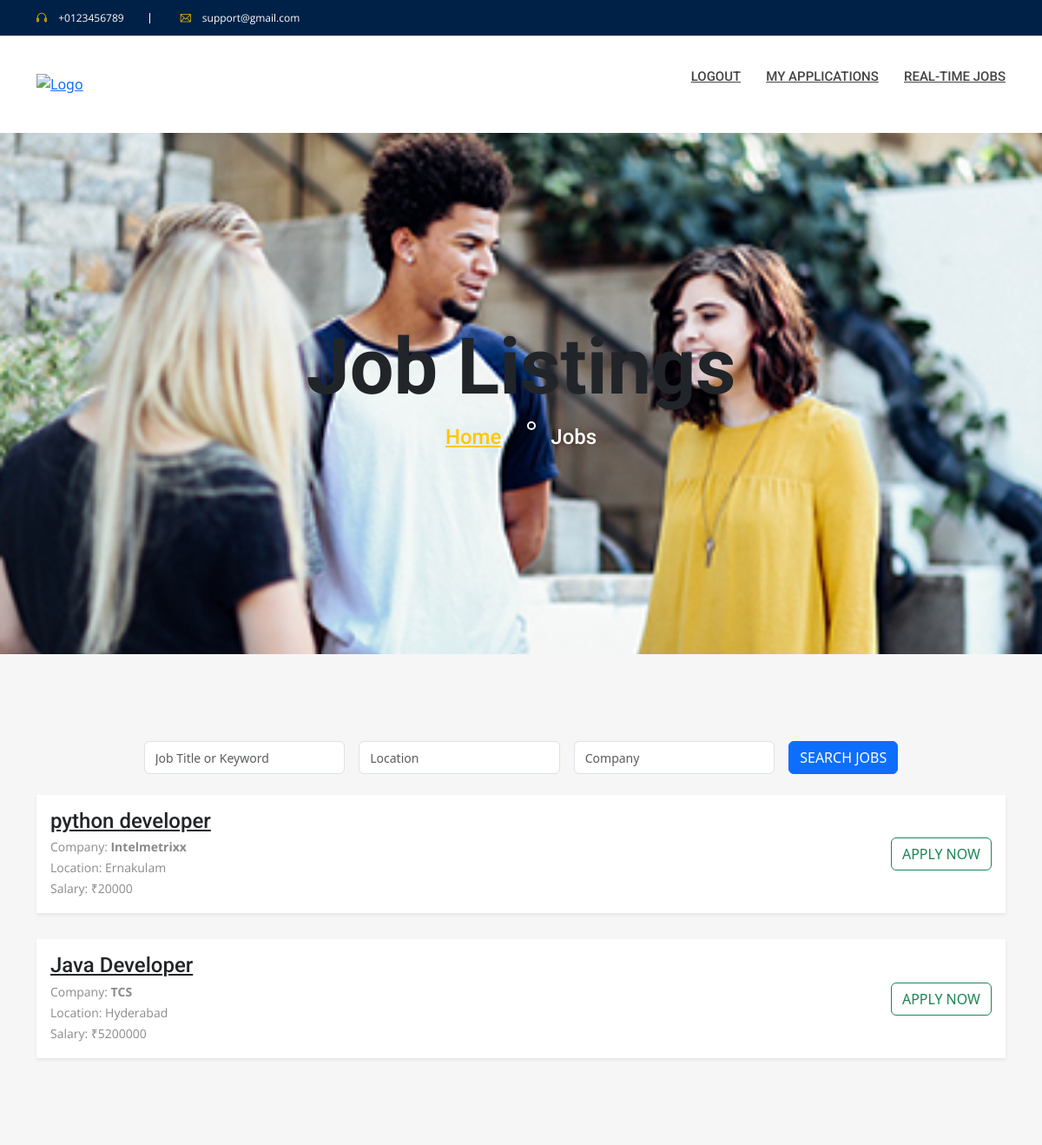
The page /dashboard/ (signed in) on the database its author committed.
### job/models.py (models this page shows, shortened)
class JobPost(models.Model):
    employer = models.ForeignKey(Employer, on_delete=models.CASCADE)  # Link to employer
    company_name = models.CharField(max_length=255)
    job_title = models.CharField(max_length=255)
    location = models.CharField(max_length=100)
    salary = models.CharField(max_length=100)
    job_description = models.TextField()
    posted_on = models.DateTimeField(auto_now_add=True)

### job/views.py (the view)
# urls.py: path('dashboard/', views.user_dashboard, name='user_dashboard'),
def user_dashboard(request):
    if 'user_id' not in request.session:
        return redirect('login')
    username = request.session.get('username')
    jobs = JobPost.objects.all()
    post = request.GET.get('post')
    location = request.GET.get('location')
    company = request.GET.get('company')
    if post:
        jobs = jobs.filter(job_title__icontains=post)
    if location:
        jobs = jobs.filter(location__icontains=location)
    if company:
        jobs = jobs.filter(company_name__icontains=company)
    return render(request, 'user_dashboard.html', {'username': username, 'jobs': jobs})

### templates/user_dashboard.html (shortened to what this page needs)
{% extends 'base.html' %}
{% load static %}
{% block content %}
<header id="home">
    <div class="header-area">
        <div class="header-top primary-bg">
            <div class="container">
                <div class="row">
                    <div class="col-xl-6 col-lg-6 col-md-6 col-12">
                        <div class="header-contact-info d-flex">
                            <div class="header-contact header-contact-phone">
                                <span class="ti-headphone"></span>
                                <p class="phone-number">+0123456789</p>
                            </div>
                            <div class="header-contact header-contact-email">
                                <span class="ti-email"></span>
                                <p class="email-name">support@gmail.com</p>
                            </div>
                        </div>
                    </div>
                </div>
            </div>
        </div>
        <div class="header-bottom-area header-sticky">
            <div class="container">
                <div class="row align-items-center">
                    <div class="col-xl-2 col-lg-2 col-md-6 col-6">
                        <div class="logo">
                            <a href="{% url 'home' %}">
                                <img src="{% static 'img/logo/logo1.png' %}" alt="Logo" width="136" height="30" style="object-fit: cover;">
                            </a>
                        </div>
                    </div>
                    <div class="col-xl-10 col-lg-10 col-md-6 col-6">
                        <div class="main-menu f-right">
                            <nav id="mobile-menu">
                                <ul>
                                    <li><a href="{% url 'logout' %}">Logout</a></li>
                                    <li><a href="{% url 'my_applications' %}">My Applications</a></li>
                                     <li><a href="{% url 'external_jobs' %}">Real-time Jobs</a></li>
                                </ul>
                            </nav>
                        </div>
                    </div>
                    <div class="col-12">
                    </div>
                </div>
            </div>
        </div>
    </div>
</header>
<div class="slider-area">
    <div class="page-title">
        <div class="single-slider d-flex align-items-center justify-content-center"
     style="background-image: url('{% static 'img/bg/ed.jpg' %}'); height: 600px; width: 100%; background-size: cover; background-position: center;">
            <div class="container">
                <div class="row">
                    <div class="col-xl-12">
                        <div class="slider-content slider-content-breadcrumb text-center">
                            <h1 class="green-color f-700">Job Listings</h1>
                            <nav class="text-center" aria-label="breadcrumb">
                                <ol class="breadcrumb justify-content-center">
                                    <li class="breadcrumb-item"><a href="{% url 'home' %}">Home</a></li>
                                    <li class="breadcrumb-item active" aria-current="page">Jobs</li>
                                </ol>
                            </nav>
                        </div>
                    </div>
                </div>
            </div>
        </div>
    </div>
</div>
<div class="job-area gray-bg pt-100 pb-70">
    <div class="container">
        <div class="row justify-content-center mb-4">
            <div class="col-xl-10">
                <form method="get" action="" class="d-flex flex-wrap gap-3 justify-content-center">
                    <input type="text" name="post" class="form-control w-25" placeholder="Job Title or Keyword" value="{{ request.GET.post }}">
                    <input type="text" name="location" class="form-control w-25" placeholder="Location" value="{{ request.GET.location }}">
                    <input type="text" name="company" class="form-control w-25" placeholder="Company" value="{{ request.GET.company }}">
                    <button type="submit" class="btn btn-primary">Search Jobs</button>
                </form>
            </div>
        </div>
        <div class="row job-active">
            {% for job in jobs %}
            <div class="col-xl-12">
                <div class="job-inner mb-30 white-bg p-3 d-flex align-items-center justify-content-between flex-wrap shadow-sm">
                    <div class="job-details">
                        <h4 class="mb-1"><a href="#">{{ job.job_title }}</a></h4>
                        <p class="mb-0">Company: <strong>{{ job.company_name }}</strong></p>
                        <p class="mb-0">Location: {{ job.location }}</p>
                        <p class="mb-0">Salary: ₹{{ job.salary }}</p>
                    </div>
                    <div class="job-action mt-3 mt-xl-0">
                        <a href="{% url 'apply_job' job.id %}" class="btn btn-outline-success">Apply Now</a>
                    </div>
                </div>
            </div>
            {% empty %}
            <div class="col-xl-12 text-center">
                <p class="text-danger">No job postings found.</p>
            </div>
            {% endfor %}
        </div>
    </div>
</div>
{% endblock %}

### static/css/default.css (style rules this page uses)
.mb-30 { margin-bottom: 30px; }
.pt-100 { padding-top: 100px; }
.pb-70 { padding-bottom: 70px; }
.f-700 { font-weight: 700; }
.gray-bg { background: #f6f6f6; }
.white-bg { background: #fff; }
.primary-bg { background: #002147; }

### static/css/style.css (style rules this page uses)
body { font-family: 'Open Sans', sans-serif; font-weight: normal; font-style: normal; }
.f-right { float: right }
a, button { transition: all 0.3s ease-out 0s; cursor: pointer; }
a, button { color: #1696e7; outline: medium none; }
h1, h2, h3, h4, h5, h6 { font-family: 'Roboto', sans-serif; font-weight: normal; color: #313131; margin-top: 0px; font-style: normal; font-weight: 400; }
h1 a, h2 a, h3 a, h4 a, h5 a, h6 a { color: inherit; font-family: 'Roboto', sans-serif; }
h1 { font-size: 40px; font-weight: 500; }
h4 { font-size: 22px; }
ul { margin: 0px; padding: 0px; }
li { list-style: none }
p { font-size: 14px; font-weight: normal; line-height: 24px; color: #8a8a8a; margin-bottom: 15px; font-family: 'Open Sans', sans-serif; }
*::placeholder { color: #555555; font-size: 14px; opacity: 1; }
.btn { -moz-user-select: none; background: #fdc800; border: medium none; border-radius: 0; color: #002147; cursor: pointer; display: inline-block; font-size: 14px; font-weight: 700; line-height: 1; margin-bottom: 0; padding: 19px 29px; text-align: center; text-transform: uppercase; touch-action: manipulation; transition: all 0.3s ease 0s; vertical-align: middle; white-space: nowrap; }
.breadcrumb > .active { color: #888; }
.header-top { padding-top: 7px; padding-bottom: 10px; }
.header-contact-phone { margin-right: 35px; position: relative; padding-right: 30px; }
.header-contact-phone::before { position: absolute; content: ""; height: 12px; width: 1px; top: 8px; right: 0; background-color: #fff; }
.header-contact p { display: inline-block; margin: 0; font-size: 12px; color: #fff; line-height: 1; }
.header-contact span { color: #fdc800; vertical-align: middle; font-size: 12px; line-height: 1; margin-right: 9px; }
.main-menu ul li a { display: inline-block; font-size: 15px; font-weight: 500; padding: 36px 0; text-transform: uppercase; font-family: 'Roboto', sans-serif; color: #444444; }
.main-menu ul li { display: inline-block; margin-left: 25px; position: relative; }
.single-slider { background-size: cover; background-position: center center; }
.slider-content h1 { font-size: 60px; }
.slider-content nav ol { background: 0; padding: 0; }
.slider-content nav ol li { font-size: 24px; color: #fdc800; font-weight: 500; font-family: 'Roboto', sans-serif; }
.slider-content nav ol li.breadcrumb-item.active { color: #fff; }
.slider-content nav ol li.breadcrumb-item a { color: #fdc800; }
.slider-content nav ol .breadcrumb-item + .breadcrumb-item::before { display: inline-block; padding-right: 0; padding-left: 0; color: #6c757d; content: ""; height: 10px; width: 10px; border: 2px solid #fff; border-radius: 50%; vertical-align: middle; margin-left: 22px; margin-right: 17px; }
.slider-content-breadcrumb h1 { font-size: 90px; }

### rows shown on the page
JobPost: job_title "python developer", company_name "Intelmetrixx", location "Ernakulam", salary "20000"
JobPost: job_title "Java Developer", company_name "TCS", location "Hyderabad", salary "5200000"
